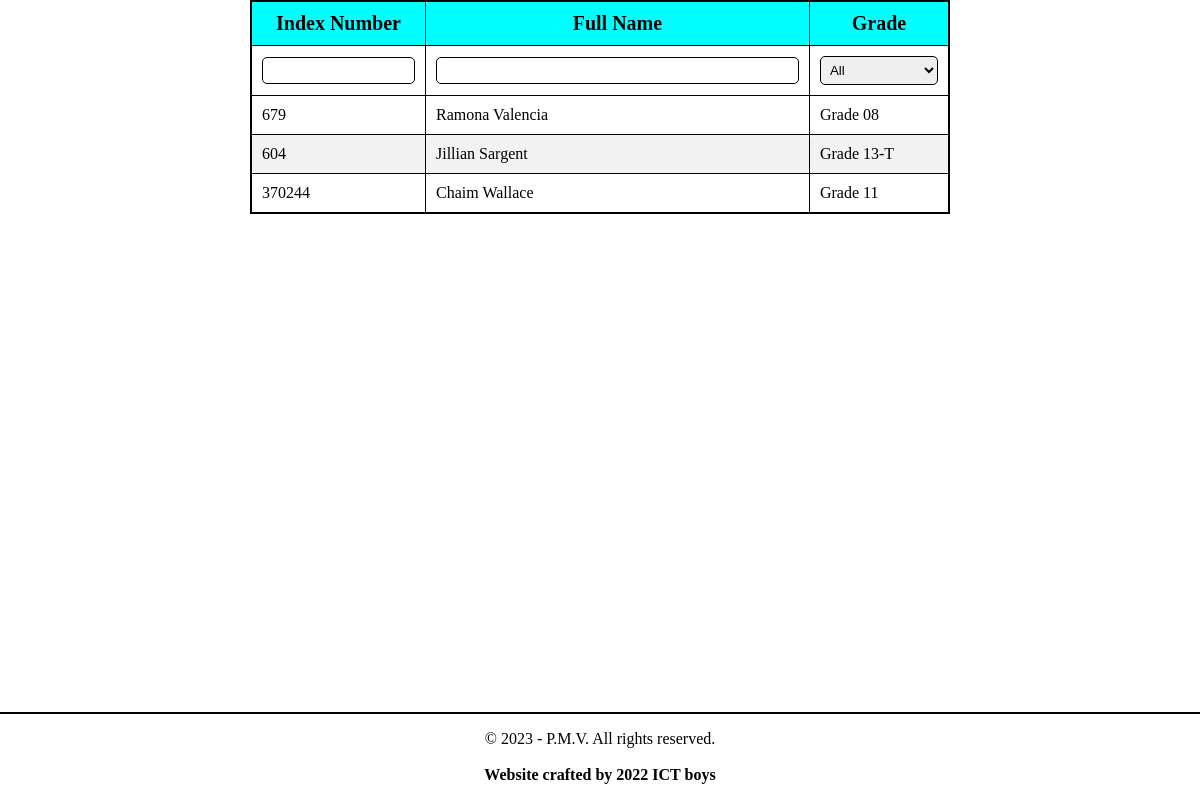
/students/, run on an earlier commit of the app's database.
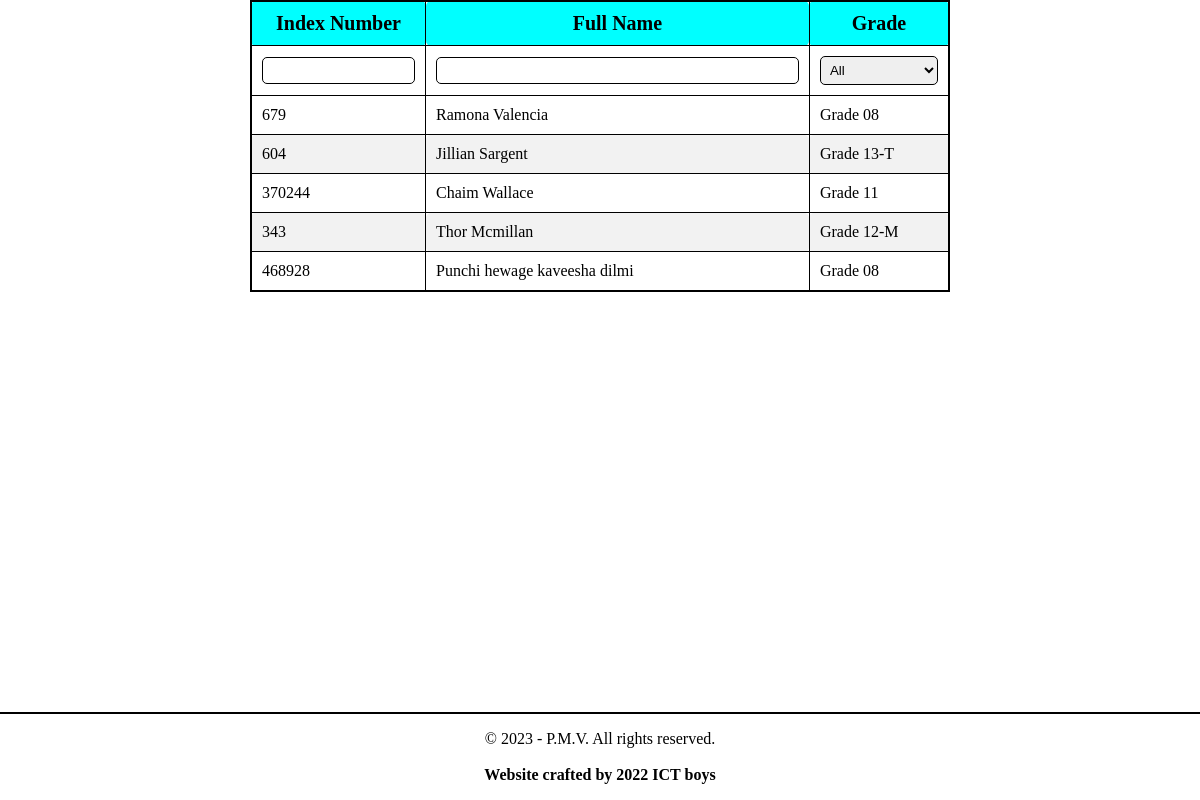
And on a later commit of the database.
### StudentInfoHandler/models.py (models this page shows, shortened)
class StudentInfo(models.Model):
    index_number = models.CharField(primary_key=True, unique=True, max_length=8)
    full_name = models.CharField(max_length=255)
    name_with_initials = models.CharField(max_length=255)
    date_of_birth = models.CharField(max_length=20)
    gender = models.CharField(max_length=6)
    enrolled_date = models.CharField(max_length=20)
    address = models.TextField()
    special_notes = models.TextField()
    class_info = models.ForeignKey('EDUInfoHandler.ClassInfo', on_delete=models.CASCADE)
    buckets = models.CharField(max_length=20, default="")
    RFID_key = models.TextField()

### StudentInfoHandler/views.py (the view)
# urls.py: path("", StudentListView.as_view(), name="StudentListView"),
class StudentListView(View):
    def get(self, request):
        log_file('Requested Student List')
        data = request.GET
        filter_kwargs = {}
        try:
            if data['class'] != 'all':
                filter_kwargs['class_info'] = ClassInfo.objects.get(id=data['class'])
        except:
            pass
        try:
            filter_kwargs['full_name__contains'] = data['name']
        except:
            pass
        try:
            filter_kwargs['index_number__contains'] = data['index_number']
        except:
            pass
        students_filtered = StudentInfo.objects.filter(**filter_kwargs)[:100]
        return_data = []
        for student in students_filtered:
            return_data.append({
                "index_number" : student.index_number,
                "student_name" : student.full_name,
                "class" : 'Grade ' + student.class_info.class_name
            })
        if data.get('data'):
            log_file(f'Returnng JSON of {return_data}')
            return JsonResponse(return_data, safe=False)
        log_file(f'Returnng rendered {return_data}')
        return render(request, template_name="all_students_admin_pc.html", context={
            'students': return_data,
            'current_classes': ClassInfo.objects.all().order_by('class_name')
            })

### manage.py (called while the page is built)
def log_file(string):
    if settings.DEBUG:
        with open('log.txt', 'a') as f:
            f.write(f'[{datetime.now().strftime("%d/%m/%Y %H:%M:%S")}] {string} \n')

### StudentInfoHandler/templates/all_students_admin_pc.html (shortened to what this page needs)
<!DOCTYPE html>
<html lang="en">
<head>
</head>
<body>
  <table class="my-table" border="1">
    <colgroup>
      <col span="1" style="width: 25%;">
      <col span="1" style="width: 55%;">
      <col span="1" style="width: 20%;">
    </colgroup>
    <thead>
      <tr>
        <td><b>Index Number</b></td>
        <td><b>Full Name</b></td>
        <td><b>Grade</b></td>
      </tr>
    </thead>
    <tr>
      <td><input type="number" name="integerInput"  id="index_number"></td>
      <td><input type="text" name="charInput" id="student_name"></td>
      <td>
        <select id="grade" onchange="changeGrade()">
          <option value="all">All</option>
        </select>
      </td>
    </tr>
    <tbody>
      {% for student in students %}
      <tr>
        <td>
          {{ student.index_number }}
        </td>
        <td>
          <a href="/student/{{ student.index_number }}">{{ student.student_name }}</a>
        </td>
        <td>
          {{ student.class }}
        </td>
      </tr>
      {% endfor %}
    </tbody>
  </table>
  <br>
  <footer>
    <p>&copy; 2023 - P.M.V. All rights reserved.<br><br><b>Website crafted by 2022 ICT boys</b></p>
  </footer>
</body>
</html>

What changed in the data, as far as the page shows it:
added StudentInfo: index_number "343", student_name "Thor Mcmillan"
added StudentInfo: index_number "468928", student_name "Punchi hewage kaveesha dilmi"
Also different on the page:
new list line: "Grade 12-M"
new list line: "Grade 08"
